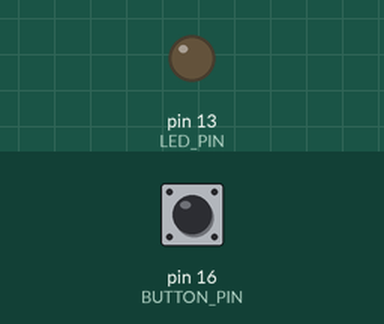
The sketch below on a simulated Arduino Uno, built with avr-gcc and run on an emulated ATmega328P. Parts: output pins drawn as LEDs (lit = HIGH). Inputs (shaded band) come from the test bench; at power-on: pin 16 (BUTTON_PIN) LOW.

Above: at 1.2 s.
1.3 s: pin 16 (BUTTON_PIN) pulled HIGH for 0.15 s
At 1.37 s:
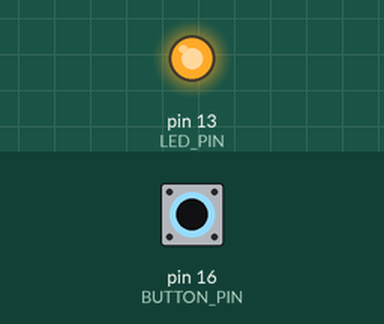
2.9 s: pin 16 (BUTTON_PIN) pulled HIGH for 3.2 s
At 6.5 s:
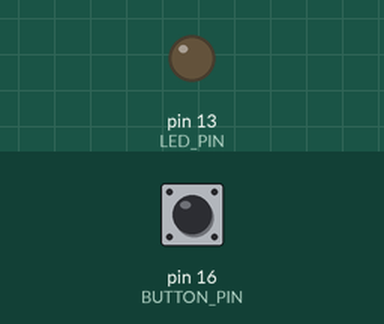
Timing chart, 0 to 8.0 s (numbered marks = the images above; inputs shaded):
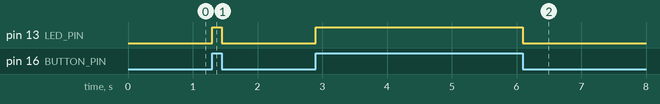

Measured:
- after the input at 1.3 s, pin 13 (LED_PIN): LOW → HIGH at once, → LOW 0.15 s later
- after the input at 2.9 s, pin 13 (LED_PIN): LOW → HIGH at once, → LOW 3.2 s later

The sketch:

8266_LED_Button.ino
```cpp
#define BUTTON_PIN 16
#define LED_PIN 13


void setup() {
  pinMode(BUTTON_PIN, INPUT);// Initialize the BUTTON_PIN as an input
  pinMode(LED_PIN, OUTPUT); // Initialize the LED_PIN as an output


}

// the loop function runs over and over again forever
void loop() {

  if(digitalRead(BUTTON_PIN) == HIGH){

    digitalWrite(LED_PIN, HIGH);

  }else{

    digitalWrite(LED_PIN, LOW);
  }
}
```
